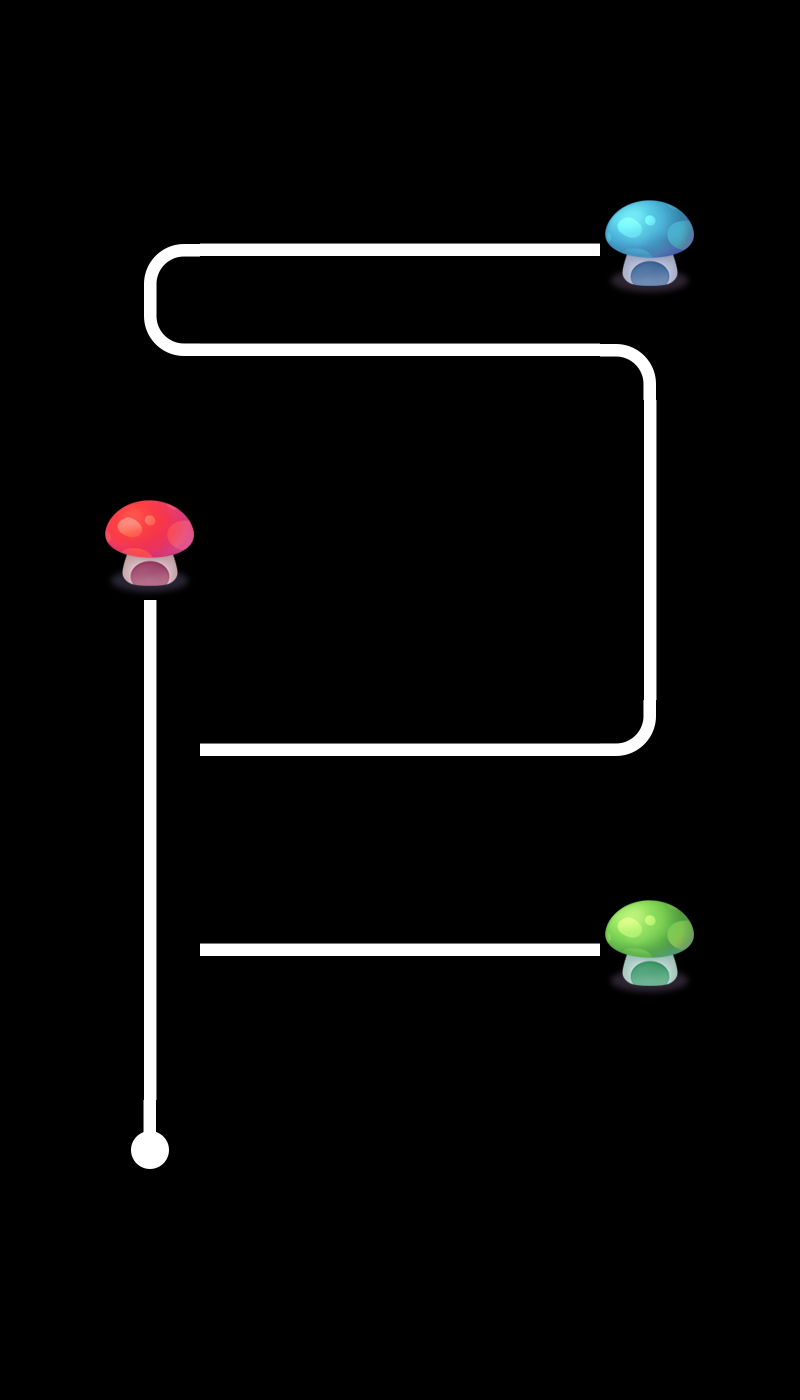

Below is a game level as drawn by its tile map, then a one-line description and the .tmx that defines it (tile-layer data replaced by summaries):
An orthogonal 8x14 tile map with 100x100 px tiles, 1 tile layer (layer0) and 2 objects.

<map version="1.0" orientation="orthogonal" renderorder="right-down" width="8" height="14" tilewidth="100" tileheight="100" nextobjectid="3">
 <tileset firstgid="1" name="tiled" tilewidth="100" tileheight="100">
  <image source="tiled.png" width="500" height="400" />
 </tileset>
 <layer name="layer0" width="8" height="14">
  <data>[112 cells, 32 non-empty, 10 distinct tile ids]</data>
 </layer>
 <objectgroup name="object1">
  <object id="1" x="118.182" y="918.18" width="66.6667" height="57.5758">
   <properties>
    <property name="id" value="0" />
   </properties>
  </object>
  <object id="2" x="115.151" y="722.728" width="66.6667" height="57.5758">
   <properties>
    <property name="id" value="1" />
   </properties>
  </object>
 </objectgroup>
</map>
